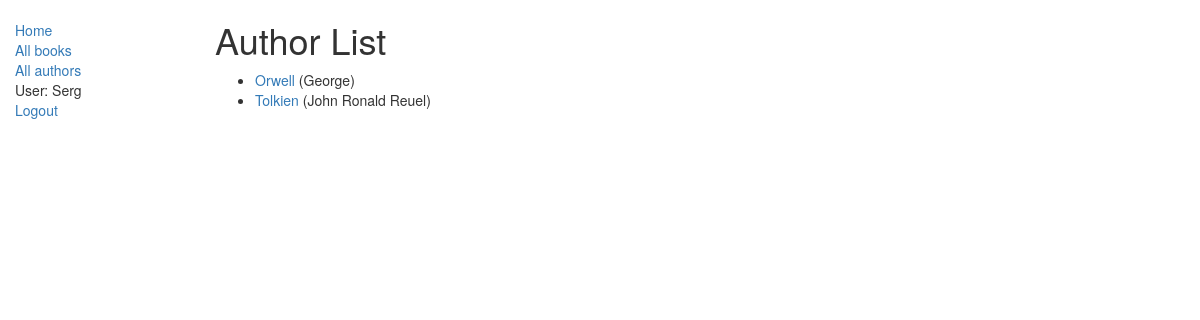
The app's page /catalog/authors/ (signed in) with its own data.
### catalog/models.py (models this page shows, shortened)
class Author(models.Model):
    first_name = models.CharField(max_length=100)
    last_name = models.CharField(max_length=100)
    date_of_birth = models.DateField(null=True, blank=True)
    date_of_death = models.DateField('Died', null=True, blank=True)
    def get_absolute_url(self):
        return reverse('author-detail', args=[str(self.id)])
    class Meta:
        ordering = ['last_name']

### catalog/views.py (the view)
class AuthorListView(generic.ListView):
    model = Author

### catalog/templates/catalog/author_list.html
{% extends "base_generic.html" %}
{% block content %}
    <h1>Author List</h1>
    {% if author_list %}
    <ul>
      {% for author in author_list %}
      <li>
        <a href="{{ author.get_absolute_url }}">{{ author.last_name }}</a> ({{author.first_name}})
      </li>
      {% endfor %}
    </ul>
    {% else %}
      <p>There are no books and authors in the library.</p>
    {% endif %}
{% endblock %}

### catalog/templates/base_generic.html (shortened to what this page needs)
<!DOCTYPE html>
<html lang="en">
<head>
  <link rel="stylesheet" href="https://maxcdn.bootstrapcdn.com/bootstrap/3.3.7/css/bootstrap.min.css">
  {% load static %}
  <link rel="stylesheet" href="{% static 'css/styles.css' %}">
</head>
<body>
  <div class="container-fluid">
    <div class="row">
      <div class="col-sm-2">
      {% block sidebar %}
      <ul class="sidebar-nav">
          <li><a href="{% url 'index' %}">Home</a></li>
          <li><a href="{% url 'books' %}">All books</a></li>
          <li><a href="{% url 'authors' %}">All authors</a></li>
          {% if user.is_authenticated %}
            <li>User: {{ user.get_username }}</li>
            <li><a href="{% url 'logout'%}?next={{request.path}}">Logout</a></li>
          {% else %}
            <li><a href="{% url 'login'%}?next={{request.path}}">Login</a></li>
          {% endif %}
      </ul>
     {% endblock %}
      </div>
      <div class="col-sm-10 ">
      {% block content %}{% endblock %}
      </div>
    </div>
  </div>
</body>
</html>

### catalog/static/css/styles.css (style rules this page uses)
.sidebar-nav { margin-top: 20px; padding: 0; list-style: none; }

### records on screen
Author: last_name "Orwell", first_name "George"
Author: last_name "Tolkien", first_name "John Ronald Reuel"

### other values on screen
{{ user.get_username }} "Serg"
